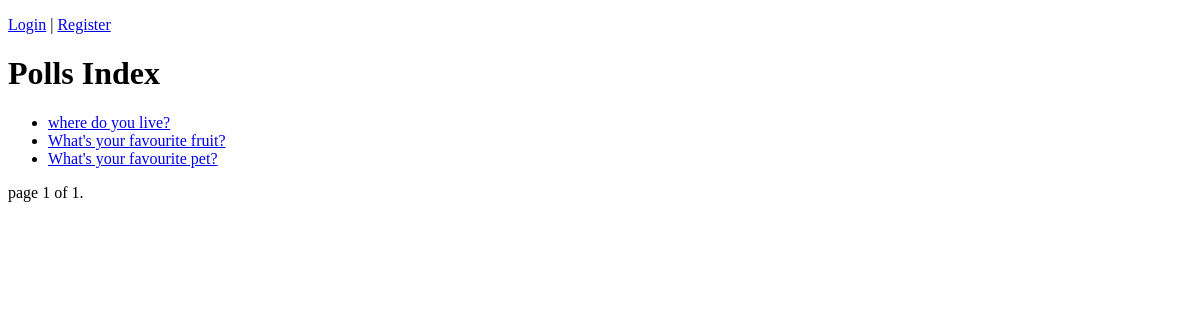
The page /polls/ on the database as committed earlier.
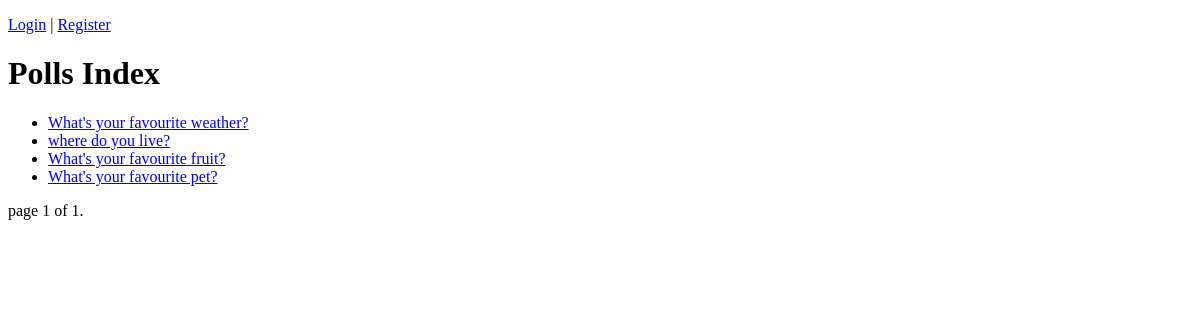
The same page on the database as committed later.
### polls/models.py (models this page shows, shortened)
class Question(models.Model):
    question_text = models.CharField(max_length=200)
    pub_date = models.DateTimeField('date published')
    def was_published_recently(self):
        now = timezone.now()
        return now - datetime.timedelta(days=1) <= self.pub_date <= now
    was_published_recently.admin_order_field = 'pub_date'
    was_published_recently.boolean = True
    was_published_recently.short_description = 'Published recently?'

### polls/views.py (the view)
# urls.py: path('', views.index, name='index'),
def index(request):
    latest_question_list = Question.objects.order_by('-pub_date')
    paginator = Paginator(latest_question_list, 5)
    page_number = request.GET.get('page')
    page_obj = paginator.get_page(page_number)
    return render(request, 'polls/index.html', {'page_obj': page_obj})

### polls/templates/polls/index.html (shortened to what this page needs)
{% extends 'base_generic.html' %}
{% block content %}
<h1>Polls Index</h1>
{% if page_obj %}
<ul>
    {% for question in page_obj %}
    <li><a href="{% url 'polls:detail' question.id %}">{{ question.question_text }}</a></li>
    {% endfor %}
</ul>
<div class="paginator">
    <span class="page-links">
        <span class="current">
            page {{ page_obj.number }} of {{ page_obj.paginator.num_pages }}.
        </span>
    </span>
</div>
{% else %}
<h2>No polls are available.</h2>
{% endif %}
{% endblock %}

Rows that differ between the two databases and show on the page:
added Question: question_text "What's your favourite weather?"
